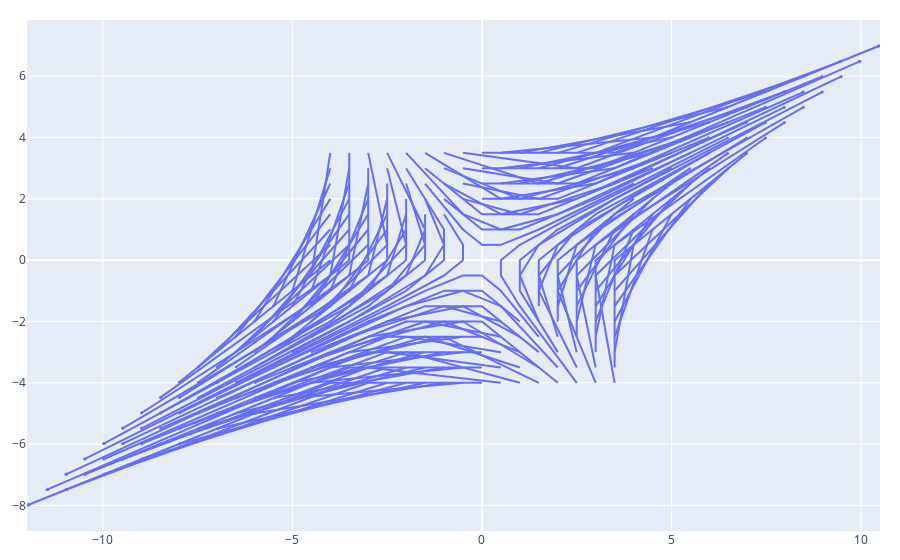

Write notebook code for a chart like this one.
### Code cell
# quiver.ipynb の行列を適切に変えただけでいい感じにできた。

# doc:
# https://plotly.com/python/quiver-plots/
# https://plotly.com/python-api-reference/generated/plotly.figure_factory.create_quiver.html
import plotly.figure_factory as ff
import numpy as np

# 格子点をバーって生成する。
# meshgrid 便利やな。cf: https://deepage.net/features/numpy-meshgrid.html
x, y = np.meshgrid(np.arange(-4, 4, .5), np.arange(-4, 4, .5))

# 行列の定義
row_1, row_2 = np.array([[2.0, 1.0],
                         [1.0, 1.0]])

# 行列の積
# FIXME ここもう少しうまい書き方ある気がする。行列の積として書ける？
# u,v のベクトルが変換後のベクトル。
a, b = row_1
c, d = row_2
u= a*x + b*y
v= c*x + d*y 

# _u,_v のベクトルが「変換前の位置から変換後の位置にぎゅーっと向かうやつ」。
_u = u-x
_v = v-y

# 描画パート。
fig = ff.create_quiver(x, y, _u, _v,
                       scale=1, # 矢印の大きさ
                       arrow_scale=0.01 # 矢印のさきっちょ(?)の大きさ
                      )
fig.update_layout(
    margin=dict(l=20, r=20, t=20, b=20)
)
# fig.update_xaxes(showgrid=False)
fig.show()


# TODO: だれかスライダーつけて。https://plotly.com/python/sliders/

### Figure 1 — Plotly figure (JSON) as saved in the notebook; plotly's stock layout.template omitted (floating-point values rounded to 4 significant figures; data arrays with more than 128 entries replaced by an {"elided": "..."} marker saying what was removed)
{"data": [{"mode": "lines", "type": "scatter", "x": {"elided": "1792 float values"}, "y": {"elided": "1792 float values"}}], "layout": {"autosize": true, "hovermode": "closest", "margin": {"b": 20, "l": 20, "r": 20, "t": 20}, "xaxis": {"autorange": true, "range": [-12, 10.5], "type": "linear"}, "yaxis": {"autorange": true, "range": [-8.833, 7.833], "type": "linear"}}}
